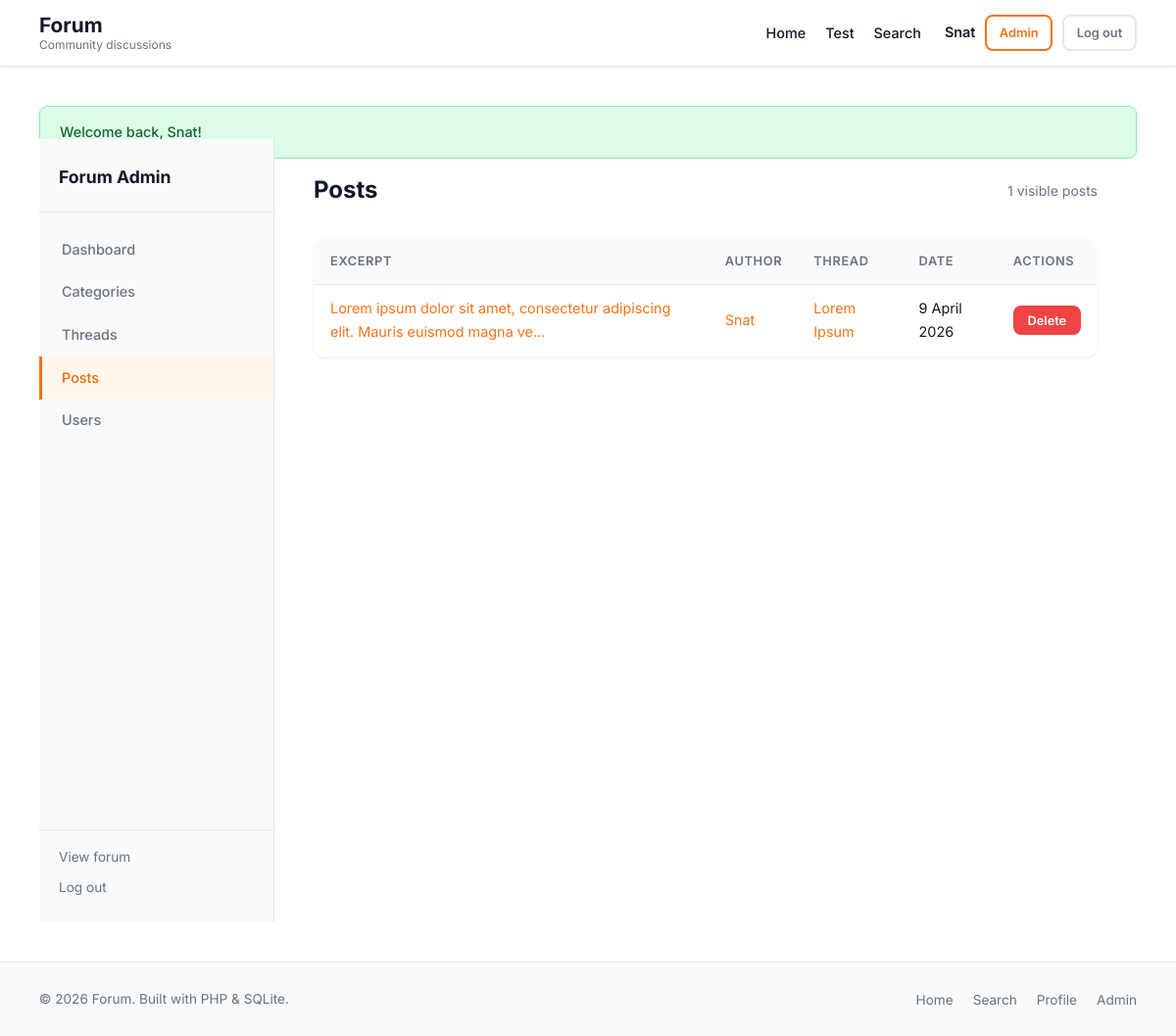
Screenshot of /admin/posts.php (signed in) with the database file from the repository.
### tables this page shows
CREATE TABLE categories (
            id            INTEGER PRIMARY KEY AUTOINCREMENT,
            name          TEXT    NOT NULL UNIQUE,
            slug          TEXT    NOT NULL UNIQUE,
            description   TEXT    NOT NULL DEFAULT '',
            display_order INTEGER NOT NULL DEFAULT 0,
            created_at    TEXT    NOT NULL DEFAULT (datetime('now'))
        );

CREATE TABLE users (
            id            INTEGER PRIMARY KEY AUTOINCREMENT,
            username      TEXT    NOT NULL UNIQUE,
            email         TEXT    NOT NULL UNIQUE,
            password_hash TEXT    NOT NULL,
            role_id       INTEGER NOT NULL DEFAULT 2
                              REFERENCES roles(id),
            bio           TEXT    NOT NULL DEFAULT '',
            created_at    TEXT    NOT NULL DEFAULT (datetime('now'))
        );

CREATE TABLE posts (
            id         INTEGER PRIMARY KEY AUTOINCREMENT,
            thread_id  INTEGER NOT NULL REFERENCES threads(id) ON DELETE CASCADE,
            user_id    INTEGER NOT NULL REFERENCES users(id)   ON DELETE CASCADE,
            content    TEXT    NOT NULL,
            is_deleted INTEGER NOT NULL DEFAULT 0,
            created_at TEXT    NOT NULL DEFAULT (datetime('now')),
            updated_at TEXT    NOT NULL DEFAULT (datetime('now'))
        );

CREATE TABLE threads (
            id          INTEGER PRIMARY KEY AUTOINCREMENT,
            title       TEXT    NOT NULL,
            slug        TEXT    NOT NULL UNIQUE,
            category_id INTEGER NOT NULL REFERENCES categories(id) ON DELETE CASCADE,
            user_id     INTEGER NOT NULL REFERENCES users(id)      ON DELETE CASCADE,
            is_sticky   INTEGER NOT NULL DEFAULT 0,
            is_locked   INTEGER NOT NULL DEFAULT 0,
            view_count  INTEGER NOT NULL DEFAULT 0,
            created_at  TEXT    NOT NULL DEFAULT (datetime('now')),
            updated_at  TEXT    NOT NULL DEFAULT (datetime('now'))
        );

### functions.php (called while the page is built, shortened)
<?php
require_once __DIR__ . '/config.php';
function e(string $string): string
{
    return htmlspecialchars($string, ENT_QUOTES | ENT_SUBSTITUTE, 'UTF-8');
}
function formatDate(string $dateString, string $format = 'j F Y'): string
{
    $dt = new DateTime($dateString, new DateTimeZone('UTC'));
    return $dt->format($format);
}
function truncate(string $text, int $length = 120): string
{
    $plain = html_entity_decode(strip_tags($text), ENT_QUOTES, 'UTF-8');
    $plain = preg_replace('/\s+/', ' ', trim($plain));
    if (mb_strlen($plain) <= $length) {
        return $plain;
    }
    return mb_substr($plain, 0, $length) . '...';
}
function getFlash(): ?array
{
    if (isset($_SESSION['flash'])) {
        $flash = $_SESSION['flash'];
        return $flash;
    }
    return null;
}
function currentUser(): ?array
{
    static $user = null;
    if ($user === null) {
        $stmt = getDB()->prepare(
            "SELECT u.id, u.username, u.email, u.bio, u.created_at, r.name AS role
             FROM users u
             JOIN roles r ON r.id = u.role_id
             WHERE u.id = :id"
        );
        $stmt->execute([':id' => (int) $_SESSION['user_id']]);
        $user = $stmt->fetch() ?: null;
    }
    return $user;
}
function isAdmin(): bool
{
    $user = currentUser();
    return $user !== null && $user['role'] === 'admin';
}
function getCategories(): array
{
    return getDB()->query(
        "SELECT c.*,
                COUNT(DISTINCT t.id) AS thread_count,
                COUNT(DISTINCT p.id) AS post_count,
                MAX(p.created_at)    AS last_post_at,
                (SELECT t2.title
                 FROM threads t2
                 JOIN posts p2 ON p2.thread_id = t2.id AND p2.is_deleted = 0
                 WHERE t2.category_id = c.id
                 ORDER BY p2.created_at DESC LIMIT 1) AS last_thread_title,
                (SELECT t2.slug
                 FROM threads t2
                 JOIN posts p2 ON p2.thread_id = t2.id AND p2.is_deleted = 0
                 WHERE t2.category_id = c.id
                 ORDER BY p2.created_at DESC LIMIT 1) AS last_thread_slug,
                (SELECT u2.username
                 FROM users u2
                 JOIN posts p2 ON p2.user_id = u2.id AND p2.is_deleted = 0
                 JOIN threads t2 ON t2.id = p2.thread_id
                 WHERE t2.category_id = c.id
                 ORDER BY p2.created_at DESC LIMIT 1) AS last_poster
         FROM categories c
         LEFT JOIN threads t ON t.category_id = c.id
         LEFT JOIN posts   p ON p.thread_id   = t.id AND p.is_deleted = 0
         GROUP BY c.id
         ORDER BY c.display_order ASC, c.name ASC"
    )->fetchAll();
}

### config.php (called while the page is built, shortened)
<?php
function getDB(): PDO
{
    static $pdo = null;
    if ($pdo === null) {
        try {
            $pdo = new PDO('sqlite:' . DB_FILE, null, null, [
                PDO::ATTR_ERRMODE            => PDO::ERRMODE_EXCEPTION,
                PDO::ATTR_DEFAULT_FETCH_MODE => PDO::FETCH_ASSOC,
                PDO::ATTR_EMULATE_PREPARES   => false,
            ]);
            $pdo->exec('PRAGMA journal_mode=WAL');
            $pdo->exec('PRAGMA foreign_keys=ON');
        } catch (PDOException $e) {
            http_response_code(500);
            exit('Database connection failed.');
        }
        require_once ROOT_PATH . '/db/schema.php';
    }
    return $pdo;
}

### db/schema.php (called while the page is built, shortened)
<?php
function initSchema(PDO $pdo): void
{
    $roleCount = (int) $pdo->query("SELECT COUNT(*) FROM roles")->fetchColumn();
}
initSchema(getDB());

### admin/auth.php (called while the page is built, shortened)
<?php
require_once dirname(__DIR__) . '/config.php';
require_once dirname(__DIR__) . '/functions.php';
function requireAdminAuth(): void
{
    if (!isAdmin()) {
        http_response_code(403);
        exit('Access denied: administrator privileges required.');
    }
}

### admin/posts.php (the view, shortened to what this page needs)
<?php
require_once __DIR__ . '/auth.php';
requireAdminAuth();
$db = getDB();
$currentPage = max(1, (int) ($_GET['page'] ?? 1));
$perPage     = 30;
$offset      = ($currentPage - 1) * $perPage;
$totalPosts  = (int) $db->query("SELECT COUNT(*) FROM posts WHERE is_deleted = 0")->fetchColumn();
$stmt = $db->prepare(
    "SELECT p.id, p.content, p.created_at, p.is_deleted,
            u.username AS author_name, u.id AS author_id,
            t.id AS thread_id, t.title AS thread_title
     FROM posts p
     JOIN users u   ON u.id = p.user_id
     JOIN threads t ON t.id = p.thread_id
     WHERE p.is_deleted = 0
     ORDER BY p.created_at DESC
     LIMIT :limit OFFSET :offset"
);
$stmt->execute([':limit' => $perPage, ':offset' => $offset]);
$posts = $stmt->fetchAll();
require_once dirname(__DIR__) . '/templates/header.php';
?>
<div class="admin-layout">
    <?php require_once __DIR__ . '/../templates/admin_nav.php'; ?>
    <div class="admin-content">
        <div class="admin-header">
            <h1>Posts</h1>
            <span class="text-muted"><?= number_format($totalPosts) ?> visible posts</span>
        </div>
        <?php if (empty($posts)): ?>
            <p class="text-muted">No posts yet.</p>
        <?php else: ?>
            <table class="admin-table">
                <thead>
                    <tr>
                        <th>Excerpt</th>
                        <th>Author</th>
                        <th>Thread</th>
                        <th>Date</th>
                        <th>Actions</th>
                    </tr>
                </thead>
                <tbody>
                    <?php foreach ($posts as $p): ?>
                        <tr>
                            <td>
                                <a href="<?= SITE_URL ?>/thread.php?id=<?= (int) $p['thread_id'] ?>#post-<?= (int) $p['id'] ?>">
                                    <?= e(truncate($p['content'], 80)) ?>
                                </a>
                            </td>
                            <td>
                                <a href="<?= SITE_URL ?>/profile.php?id=<?= (int) $p['author_id'] ?>">
                                    <?= e($p['author_name']) ?>
                                </a>
                            </td>
                            <td>
                                <a href="<?= SITE_URL ?>/thread.php?id=<?= (int) $p['thread_id'] ?>">
                                    <?= e(truncate($p['thread_title'], 50)) ?>
                                </a>
                            </td>
                            <td><?= e(formatDate($p['created_at'])) ?></td>
                            <td>
                                <form method="post" action="<?= SITE_URL ?>/admin/posts.php"
                                      onsubmit="return confirm('Permanently delete this post?')">
                                    <button type="submit" class="btn btn--danger btn--sm">Delete</button>
                                </form>
                            </td>
                        </tr>
                    <?php endforeach; ?>
                </tbody>
            </table>
        <?php endif; ?>
    </div>
</div>
<?php require_once dirname(__DIR__) . '/templates/footer.php'; ?>

### templates/header.php (shortened to what this page needs)
<?php
$navCategories = getCategories();
$currentUser   = currentUser();
?>
<!DOCTYPE html>
<html lang="en">
<head>
    <link rel="stylesheet" href="<?= SITE_URL ?>/assets/css/style.css">
</head>
<body>
<header class="site-header">
    <div class="container header-inner">
        <a href="<?= SITE_URL ?>" class="site-logo">
            <span class="logo-main"><?= e(FORUM_NAME) ?></span>
            <span class="logo-tagline"><?= e(FORUM_TAGLINE) ?></span>
        </a>
        <nav class="primary-nav" aria-label="Primary navigation">
            <ul>
                <li><a href="<?= SITE_URL ?>">Home</a></li>
                <?php foreach ($navCategories as $navCat): ?>
                    <li>
                        <a href="<?= SITE_URL ?>/category.php?slug=<?= e($navCat['slug']) ?>">
                            <?= e($navCat['name']) ?>
                        </a>
                    </li>
                <?php endforeach; ?>
                <li><a href="<?= SITE_URL ?>/search.php">Search</a></li>
            </ul>
        </nav>
        <div class="header-auth">
            <?php if ($currentUser): ?>
                <div class="user-menu">
                    <a href="<?= SITE_URL ?>/profile.php?id=<?= (int) $currentUser['id'] ?>"
                       class="user-menu__name"><?= e($currentUser['username']) ?></a>
                    <?php if (isAdmin()): ?>
                        <a href="<?= SITE_URL ?>/admin/" class="btn btn--outline btn--sm">Admin</a>
                    <?php endif; ?>
                    <a href="<?= SITE_URL ?>/logout.php" class="btn btn--sm btn--ghost">Log out</a>
                </div>
            <?php else: ?>
                <a href="<?= SITE_URL ?>/login.php" class="btn btn--outline btn--sm">Log in</a>
                <a href="<?= SITE_URL ?>/register.php" class="btn btn--primary btn--sm">Register</a>
            <?php endif; ?>
        </div>
    </div>
</header>
<main class="site-main">
    <div class="container">
<?php
$flash = getFlash();
if ($flash): ?>
<div class="alert alert--<?= e($flash['type']) ?>" role="alert">
    <?= e($flash['message']) ?>
</div>
<?php endif; ?>

### assets/css/style.css (style rules this page uses)
:root { --clr-bg: #ffffff; --clr-surface: #f9fafb; --clr-border: #e5e7eb; --clr-text: #111827; --clr-text-muted: #6b7280; --clr-accent: #f97316; --clr-accent-dark: #ea6c0a; --clr-accent-bg: #fff7ed; --font-body: 'Inter', 'Roboto', 'Open Sans', system-ui, sans-serif; --font-mono: 'Fira Code', 'Courier New', monospace; --radius-sm: 4px; --radius-md: 8px; --radius-lg: 12px; --shadow-sm: 0 1px 3px rgba(0,0,0,.08); --shadow-md: 0 4px 12px rgba(0,0,0,.10); --shadow-lg: 0 8px 24px rgba(0,0,0,.12); --transition: .2s ease; --container-width: 1160px; --container-pad: 1.25rem; }
*, *::before, *::after { box-sizing: border-box; margin: 0; padding: 0; }
html { scroll-behavior: smooth; -webkit-text-size-adjust: 100%; }
body { font-family: var(--font-body); font-size: 1rem; line-height: 1.7; color: var(--clr-text); background: var(--clr-bg); min-height: 100vh; display: flex; flex-direction: column; }
a { color: var(--clr-accent); text-decoration: none; transition: color var(--transition); }
ul, ol { list-style: none; }
button { cursor: pointer; font-family: inherit; }
.container { max-width: var(--container-width); margin-inline: auto; padding-inline: var(--container-pad); }
.site-main { flex: 1; padding-block: 2.5rem; }
.text-muted { color: var(--clr-text-muted); font-size: .875rem; }
.btn { display: inline-flex; align-items: center; gap: .375rem; padding: .6rem 1.25rem; border-radius: var(--radius-md); font-weight: 600; font-size: .9rem; border: 2px solid transparent; transition: background var(--transition), color var(--transition), border-color var(--transition); text-decoration: none; white-space: nowrap; }
.btn--outline { background: transparent; color: var(--clr-accent); border-color: var(--clr-accent); }
.btn--ghost { background: transparent; color: var(--clr-text-muted); border-color: var(--clr-border); }
.btn--danger { background: #ef4444; color: #fff; border-color: #ef4444; }
.btn--sm { padding: .35rem .8rem; font-size: .8rem; }
.site-header { background: var(--clr-bg); border-bottom: 1px solid var(--clr-border); position: sticky; top: 0; z-index: 100; box-shadow: var(--shadow-sm); }
.header-inner { display: flex; align-items: center; gap: 1.5rem; padding-block: .875rem; }
.site-logo { display: flex; flex-direction: column; line-height: 1.2; text-decoration: none; flex-shrink: 0; }
.logo-main { font-size: 1.3rem; font-weight: 700; color: var(--clr-text); }
.logo-tagline { font-size: .75rem; color: var(--clr-text-muted); }
.primary-nav { margin-left: auto; display: flex; align-items: center; gap: 1.5rem; }
.primary-nav ul { display: flex; gap: 1.25rem; align-items: center; }
.primary-nav ul a { color: var(--clr-text); font-weight: 500; font-size: .9rem; padding-block: .25rem; border-bottom: 2px solid transparent; transition: border-color var(--transition), color var(--transition); }
.header-auth { display: flex; align-items: center; gap: .5rem; flex-shrink: 0; }
.user-menu { display: flex; align-items: center; gap: .6rem; }
.user-menu__name { font-weight: 600; color: var(--clr-text); font-size: .9rem; }
.alert { padding: .85rem 1.25rem; border-radius: var(--radius-md); margin-bottom: 1.25rem; font-size: .9rem; font-weight: 500; border: 1px solid transparent; }
.alert--success { background: #dcfce7; color: #166534; border-color: #86efac; }
.admin-layout { display: grid; grid-template-columns: 240px 1fr; min-height: calc(100vh - 64px); gap: 0; margin-top: -2.5rem; }
.admin-content { padding: 2rem 2.5rem; flex: 1; }
.admin-header { display: flex; align-items: center; justify-content: space-between; margin-bottom: 1.75rem; gap: 1rem; flex-wrap: wrap; }
.admin-header h1 { font-size: 1.5rem; font-weight: 700; }
.admin-table { width: 100%; border-collapse: collapse; font-size: .9rem; background: var(--clr-bg); border-radius: var(--radius-lg); overflow: hidden; box-shadow: var(--shadow-sm); border: 1px solid var(--clr-border); }
.admin-table th { background: var(--clr-surface); padding: .75rem 1rem; text-align: left; font-weight: 600; color: var(--clr-text-muted); font-size: .8rem; text-transform: uppercase; letter-spacing: .05em; border-bottom: 1px solid var(--clr-border); }
.admin-table td { padding: .75rem 1rem; vertical-align: middle; border-bottom: 1px solid var(--clr-border); }
.admin-table tr:last-child td { border-bottom: none; }

### rows the page displays
categories: name "Test"
users: username "Snat"
posts: content "Lorem ipsum dolor sit amet, consectetur adipiscing elit. Mauris euismod magna ve...", user.username "Snat", thread.title "Lorem Ipsum", created_at "9 April 2026"

### other values shown
FORUM_NAME "Forum"
FORUM_TAGLINE "Community discussions"
$flash['message'] "Welcome back, Snat!"
$item['label'] "Dashboard"
$item['label'] "Categories"
$item['label'] "Threads"
$item['label'] "Posts"
$item['label'] "Users"
$totalPosts "1"
